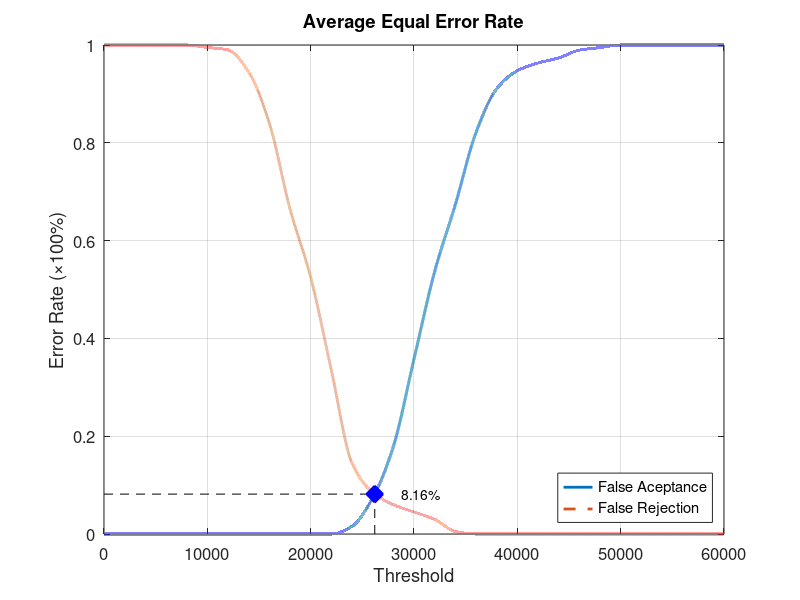
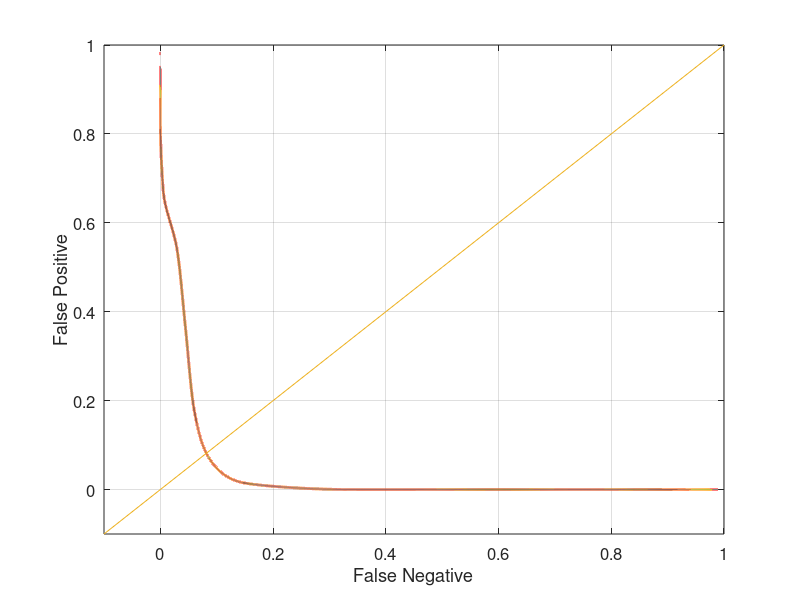

Recreate these plots in MATLAB, in order.
function yEER = Database4_3
close all;
clear;
clc;
x = 0:2000:60000;
xq = 0:0.5:60000;

y0 = [0 0 0 0 0 0 0 0 0 0 0 0 0.0157895 0.0736842 0.178947 0.357895 0.536842 0.673684 0.821053 0.910526 0.947368 0.963158 0.973684 0.989474 0.994737 1 1 1 1 1 1];
yy0 = interp1(x, y0, xq, 'pchip');
y1 = [1 1 1 1 1 0.995 0.99 0.945 0.84 0.665 0.525 0.335 0.145 0.085 0.06 0.045 0.03 0.005 0 0 0 0 0 0 0 0 0 0 0 0 0];
yy1 = interp1(x, y1, xq, 'pchip');

% Calculating EER: 
y2 = abs(y0 - y1);
find(y2 == min(y2))
yy2 = abs(yy0 - yy1);
xEER = find(yy2 == min(yy2));
xEERIndex = xq(xEER) % X-axis EER
yEER = yy0(xEER) % Y-axis EER

main = figure
plot(xq, yy0,'-','LineWidth', 2);	hold on
plot(xq, yy1,'--','LineWidth', 2);	hold on
plot([xEERIndex xEERIndex], [0 yEER], 'k--');	hold on
plot([0 xEERIndex], [yEER yEER], 'k--');	hold on
plot(xEERIndex, yEER, 'bx', 'LineWidth', 10);	hold on
text(xEERIndex + 10 * xEERIndex / 100, yEER, [num2str(round((10000 * yEER)) / 100) '%'])
legend('False Aceptance', 'False Rejection', 'Location', 'SouthEast')
xlabel('Threshold')
ylabel('Error Rate (\times100%)')
title('Average Equal Error Rate')
set(gca, 'FontSize', 12)
axis([0 60000 0 1])
grid on

print(main, 'Database4_3Main', '-dpng');
FNRxFPR = figure('Color', [1 1 1]);
plot(yy1, yy0, '-', yy1, yy0, 'LineWidth', 2);
hold on
y = -0.1:0.1:1
plot(y, y); 
set(gca, 'FontSize', 12)
xlabel('False Negative')
ylabel('False Positive')
axis([-0.1 1 -0.1 1])
set(gca, 'FontSize', 12)
grid on

print(FNRxFPR, 'Database4_3FNRxFPR','-dpng');
end
